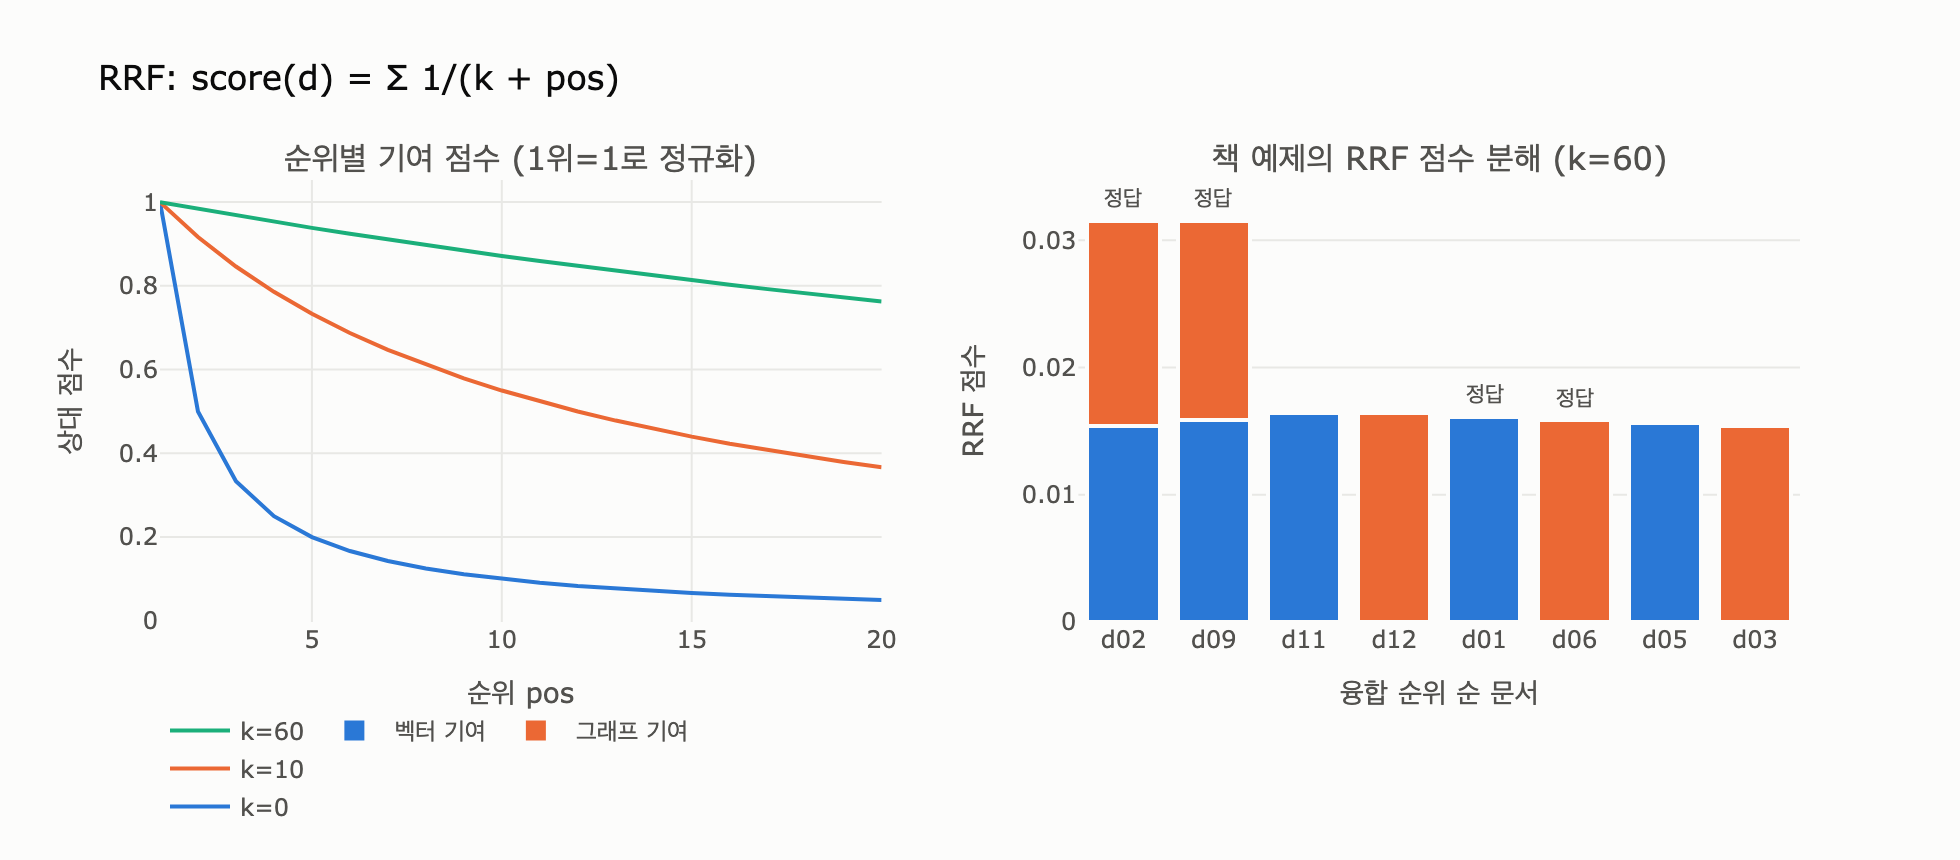

This chart was generated by the following Python code:
# %% [markdown]
# # RRF(Reciprocal Rank Fusion) 점수 계산식
#
# 여러 검색 엔진이 낸 랭킹을 **점수 없이 순위만으로** 합치는 방법.
#
# $$\text{RRF}(d) = \sum_{r \in \text{랭킹들}} \frac{1}{k + \text{pos}_r(d)}$$
#
# - $\text{pos}_r(d)$: 랭킹 $r$에서 문서 $d$의 순위 (1위, 2위, …)
# - $k$: 상위권 점수 차를 완만하게 만드는 상수. **관례적으로 60**을 쓴다.
#
# 아래에서 (1) 손 계산, (2) 책의 예제(융합이 이기는 경우), (3) $k$의 효과,
# (4) 융합이 지는 경우를 차례로 확인한다.

# %%
from collections import defaultdict


def _show(fig):
    try:
        from IPython import get_ipython
        if get_ipython() is not None:  # VSCode 셀/Jupyter에서만 렌더링
            fig.show()
    except ImportError:
        pass


def rrf_scores(*rankings, k=60):
    """각 랭킹의 순위 pos에 대해 1/(k+pos)를 누적한다."""
    score = defaultdict(float)
    for r in rankings:
        for pos, item in enumerate(r, 1):  # 순위는 1부터
            score[item] += 1 / (k + pos)
    return dict(score)


def rrf(*rankings, k=60):
    s = rrf_scores(*rankings, k=k)
    return sorted(s, key=lambda x: -s[x])


# %% [markdown]
# ## 1. 손 계산: 세 문서, 두 랭킹
#
# | 순위 | 벡터 | 그래프 |
# |---|---|---|
# | 1 | A | B |
# | 2 | C | C |
# | 3 | B | A |
#
# $k=60$이면
# $\text{A}=\frac{1}{61}+\frac{1}{63}$, $\text{B}=\frac{1}{63}+\frac{1}{61}$,
# $\text{C}=\frac{1}{62}+\frac{1}{62}$.
# **양쪽 모두 2위**인 C가 "1위+3위"인 A, B와 사실상 동점이 된다.

# %%
scores = rrf_scores(["A", "C", "B"], ["B", "C", "A"], k=60)
for d, s in sorted(scores.items(), key=lambda x: -x[1]):
    print(f"{d}: {s:.6f}")
# 출력:
# A: 0.032266
# B: 0.032266
# C: 0.032258

# %% [markdown]
# ## 2. 책의 예제: 두 엔진 모두 1위가 오답인데, 융합하면 1위가 정답
#
# 각 엔진이 "두 번째로 확신하는 것"(d02, d09)이 서로 겹치기 때문이다.

# %%
VECTOR_RANK = ["d11", "d01", "d09", "d05", "d02"]
GRAPH_RANK = ["d12", "d02", "d06", "d09", "d03"]
GOLD = {"d01", "d02", "d06", "d09"}  # 사람이 확인한 정답 문서


def prec_at(ranked, n):
    return len(set(ranked[:n]) & GOLD) / n


fused = rrf(VECTOR_RANK, GRAPH_RANK, k=60)
print("벡터  :", VECTOR_RANK)
print("그래프:", GRAPH_RANK)
print("융합  :", fused)
print()
print(f"{'방식':<8} {'P@1':>5} {'P@2':>5} {'P@3':>5} {'P@4':>5}")
for name, r in (("벡터", VECTOR_RANK), ("그래프", GRAPH_RANK), ("융합", fused)):
    print(f"{name:<8}" + "".join(f"{prec_at(r, n):>6.2f}" for n in (1, 2, 3, 4)))
# 출력:
# 벡터  : ['d11', 'd01', 'd09', 'd05', 'd02']
# 그래프: ['d12', 'd02', 'd06', 'd09', 'd03']
# 융합  : ['d02', 'd09', 'd11', 'd12', 'd01', 'd06', 'd05', 'd03']
#
# 방식      P@1   P@2   P@3   P@4
# 벡터      0.00  0.50  0.67  0.50
# 그래프    0.00  0.50  0.67  0.75
# 융합      1.00  1.00  0.67  0.50

# %% [markdown]
# ## 3. $k$의 효과: 곡선 $\frac{1}{k+\text{pos}}$의 기울기
#
# - $k$가 작으면 1위 점수가 압도적 → 한 엔진의 "확신"이 결과를 지배.
# - $k$가 크면 순위 간 차이가 완만 → 여러 엔진의 "합의"가 이긴다.
#
# 예: 1위/2위 점수 비율은 $k=0$일 때 $2.0$, $k=60$일 때 $\frac{62}{61}\approx1.016$.

# %%
for k in (0, 5, 60, 300):
    r = (1 / (k + 1)) / (1 / (k + 2))
    print(f"k={k:>3}: 1위/2위 점수 비율 = {r:.3f}")
# 출력:
# k=  0: 1위/2위 점수 비율 = 2.000
# k=  5: 1위/2위 점수 비율 = 1.167
# k= 60: 1위/2위 점수 비율 = 1.016
# k=300: 1위/2위 점수 비율 = 1.003

# %%
# k에 따라 융합 순위 자체가 바뀔 수 있다.
# X는 벡터에서만 1위, Y는 양쪽에서 2위/3위.
V = ["X", "Y", "a", "b"]
G = ["c", "d", "Y", "e"]
for k in (0, 60):
    s = rrf_scores(V, G, k=k)
    order = sorted(s, key=lambda x: -s[x])
    print(f"k={k:>2}: 1위={order[0]}  (X={s['X']:.4f}, Y={s['Y']:.4f})")
# 출력:
# k= 0: 1위=X  (X=1.0000, Y=0.8333)
# k=60: 1위=Y  (X=0.0164, Y=0.0320)
# k=0에서는 벡터의 "확신"(X 1위)이 이기고,
# k=60에서는 양쪽의 "합의"(Y가 두 랭킹 모두 상위)가 이긴다.

# %% [markdown]
# ## 4. 융합이 항상 이기지는 않는다
#
# 한쪽 엔진만 아는 정답은 항이 하나뿐이라 순위가 내려간다.
# RRF는 «둘 다 상위에 올린 것»을 밀어 올리는 방식이기 때문이다.

# %%
V = ["정답", "n1", "n2"]        # 벡터만 정답을 1위로 안다
G = ["n1", "n2", "n3"]          # 그래프는 정답을 아예 못 찾음
f = rrf(V, G, k=60)
print("벡터:", V, "→ 융합:", f)
print("정답의 위치: 벡터 1위 → 융합", f.index("정답") + 1, "위")
# 출력:
# 벡터: ['정답', 'n1', 'n2'] → 융합: ['n1', 'n2', '정답', 'n3']
# 정답의 위치: 벡터 1위 → 융합 3 위

# %% [markdown]
# ## 5. 시각화
#
# 왼쪽: 순위별 기여 점수 $\frac{1}{k+\text{pos}}$ 를 1위 기준으로 정규화한 곡선.
# $k$가 클수록 곡선이 평평해져 상위권 특혜가 사라진다.
#
# 오른쪽: 책 예제의 문서별 RRF 점수 분해(벡터 기여 + 그래프 기여, $k=60$).
# 양쪽에서 모두 점수를 받은 d02, d09가 1·2위로 올라선다.

# %%
# 필요 패키지: plotly, kaleido
import os

import plotly.graph_objects as go
from plotly.subplots import make_subplots

C1, C2, C3 = "#2a78d6", "#eb6834", "#1baf7a"  # 벡터, 그래프, 강조
SURFACE, INK, INK2 = "#fcfcfb", "#0b0b0b", "#52514e"

fig = make_subplots(
    cols=2, rows=1, horizontal_spacing=0.12,
    subplot_titles=("순위별 기여 점수 (1위=1로 정규화)", "책 예제의 RRF 점수 분해 (k=60)"),
)

# 왼쪽: 1/(k+pos) 정규화 곡선
positions = list(range(1, 21))
for k, color in ((0, C1), (10, C2), (60, C3)):
    ys = [(1 / (k + p)) / (1 / (k + 1)) for p in positions]
    fig.add_trace(
        go.Scatter(x=positions, y=ys, mode="lines", name=f"k={k}",
                   line=dict(color=color, width=2), legendgroup="k"),
        row=1, col=1,
    )

# 오른쪽: 문서별 기여 누적 막대
k = 60
docs = rrf(VECTOR_RANK, GRAPH_RANK, k=k)
vec_part = [1 / (k + VECTOR_RANK.index(d) + 1) if d in VECTOR_RANK else 0 for d in docs]
gra_part = [1 / (k + GRAPH_RANK.index(d) + 1) if d in GRAPH_RANK else 0 for d in docs]
fig.add_trace(
    go.Bar(x=docs, y=vec_part, name="벡터 기여", marker_color=C1,
           marker_line=dict(color=SURFACE, width=2)),
    row=1, col=2,
)
fig.add_trace(
    go.Bar(x=docs, y=gra_part, name="그래프 기여", marker_color=C2,
           marker_line=dict(color=SURFACE, width=2)),
    row=1, col=2,
)
# 정답 문서 표시
for i, d in enumerate(docs):
    if d in GOLD:
        fig.add_annotation(x=i, y=vec_part[i] + gra_part[i], text="정답",
                           showarrow=False, yshift=12, font=dict(color=INK2, size=11),
                           row=1, col=2)

fig.update_layout(
    barmode="stack",
    title=dict(text="RRF: score(d) = Σ 1/(k + pos)", font=dict(color=INK, size=17)),
    paper_bgcolor=SURFACE, plot_bgcolor=SURFACE,
    font=dict(color=INK2, size=12),
    width=980, height=430,
    legend=dict(orientation="h", y=-0.18),
    margin=dict(t=90),
)
fig.update_xaxes(title_text="순위 pos", row=1, col=1, gridcolor="#e8e8e5", zeroline=False)
fig.update_yaxes(title_text="상대 점수", row=1, col=1, gridcolor="#e8e8e5", zeroline=False)
fig.update_xaxes(title_text="융합 순위 순 문서", row=1, col=2, showgrid=False)
fig.update_yaxes(title_text="RRF 점수", row=1, col=2, gridcolor="#e8e8e5", zeroline=False)

_show(fig)
out = os.path.join(os.path.dirname(os.path.abspath(__file__)), "expy.png")
fig.write_image(out, scale=2)
print("saved:", out)
# 출력: saved: .../.fm/hints/9c302055-8d93-4547-880e-62d6a0c9a4d0/expy.png
